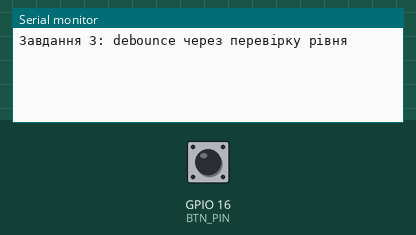
Simulated run of this program. Board: ESP32-S3. Parts: the last lines printed to the serial monitor. Inputs (shaded band) come from the test bench; at power-on: GPIO 16 (BTN_PIN) LOW.

Above: at 2.2 s.
2.3 s: GPIO 16 (BTN_PIN) pulled HIGH for 0.15 s
At 3.6 s:
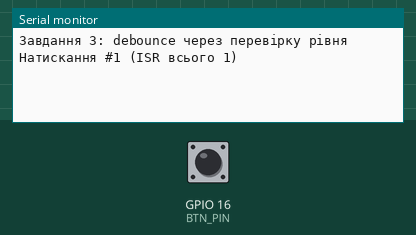
3.9 s: GPIO 16 (BTN_PIN) pulled HIGH for 1 s
At 6.1 s:
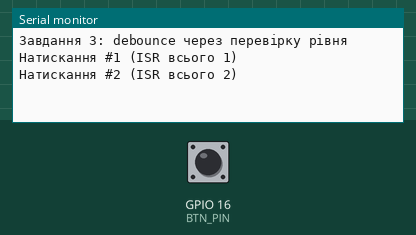
6.4 s: GPIO 16 (BTN_PIN) pulled HIGH for 0.15 s
At 8.0 s:
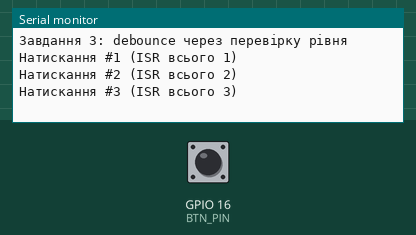

Measured:
- after the input at 2.3 s, the serial monitor: prints a new line after 0.17 s (image 1)
- after the input at 3.9 s, the serial monitor: prints a new line after 1.0 s (image 2)
- after the input at 6.4 s, the serial monitor: prints a new line after 0.17 s (image 3)

The program:

main.cpp
```cpp
// Завдання 3. Debounce через перевірку рівня (state-based)
//
// ISR лише сигналізує «була подія». У loop() через SETTLE_MS після події
// перевіряємо рівень: якщо кнопка досі натиснута (LOW) - це справжнє натискання.
// Події при відпусканні відкидаються, бо на момент перевірки кнопка вже HIGH.
// Після прийнятого натискання нова реакція можлива лише тоді, коли кнопку
// відпустили і вона стабільно HIGH. Результат: рівно 1 реакція на 1 натискання.

#include <Arduino.h>

const uint8_t  BTN_PIN   = 16;   // GPIO16 -> кнопка -> GND, pull-up 10 кОм на 3V3
const uint32_t SETTLE_MS = 20;   // через скільки після події перевіряти рівень

volatile bool     eventFlag = false;
volatile uint32_t isrCount  = 0;

void IRAM_ATTR onButtonFalling() {
  isrCount++;
  eventFlag = true;              // лише сигнал «подія»
}

bool     pending      = false;   // чекаємо SETTLE_MS, щоб перевірити рівень
uint32_t eventMs      = 0;
bool     armed        = true;    // чи готові прийняти нове натискання
bool     highTiming   = false;   // відлік стабільного HIGH для повторного «взведення»
uint32_t highSinceMs  = 0;
uint32_t presses      = 0;
uint32_t ignored      = 0;

void setup() {
  Serial.begin(115200);
  pinMode(BTN_PIN, INPUT);       // підтяжка зовнішня 10 кОм
  attachInterrupt(digitalPinToInterrupt(BTN_PIN), onButtonFalling, FALLING);
  delay(1000);
  Serial.println("Завдання 3: debounce через перевірку рівня");
}

void loop() {
  uint32_t now = millis();
  bool pressed = (digitalRead(BTN_PIN) == LOW);

  // 1. Подія від ISR: запускаємо відлік до перевірки (повторні події в цей час поглинаємо)
  if (eventFlag) {
    eventFlag = false;
    if (!pending) {
      pending = true;
      eventMs = now;
    }
  }

  // 2. Перевірка рівня через SETTLE_MS
  if (pending && now - eventMs >= SETTLE_MS) {
    pending = false;
    if (pressed && armed) {
      armed = false;
      presses++;
      Serial.printf("Натискання #%lu (ISR всього %lu)\n",
                    (unsigned long)presses, (unsigned long)isrCount);
    } else if (!pressed) {
      ignored++;
      Serial.printf("  подія при відпусканні - ігнорую (відкинуто %lu)\n", (unsigned long)ignored);
    }
    // pressed && !armed: брязкіт того самого натискання - нічого не робимо
  }

  // 3. Повторне «взведення»: кнопка має бути стабільно відпущена SETTLE_MS
  if (!armed) {
    if (!pressed) {
      if (!highTiming) {
        highTiming = true;
        highSinceMs = now;
      } else if (now - highSinceMs >= SETTLE_MS) {
        armed = true;
        highTiming = false;
      }
    } else {
      highTiming = false;
    }
  }
}
```
